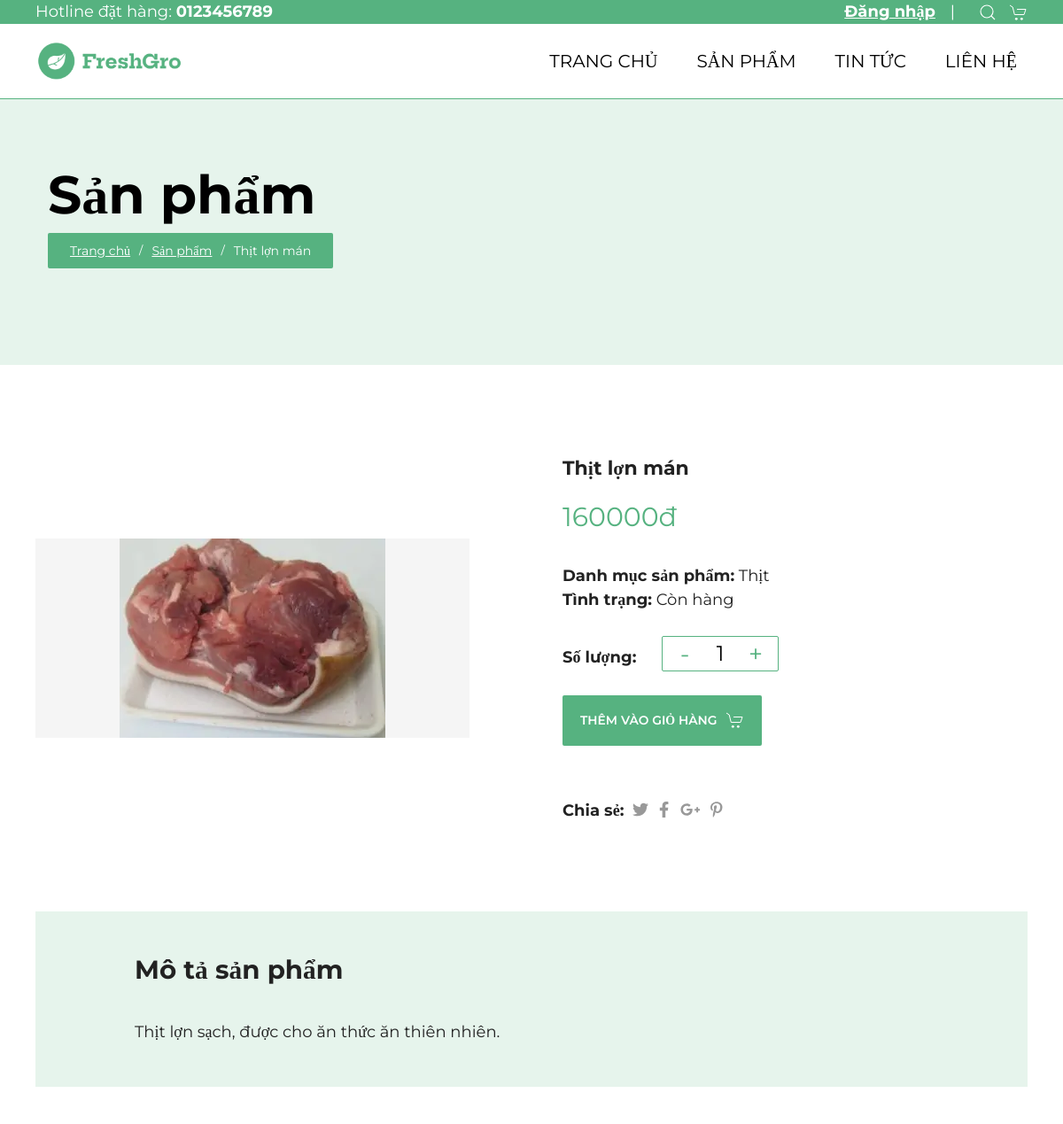
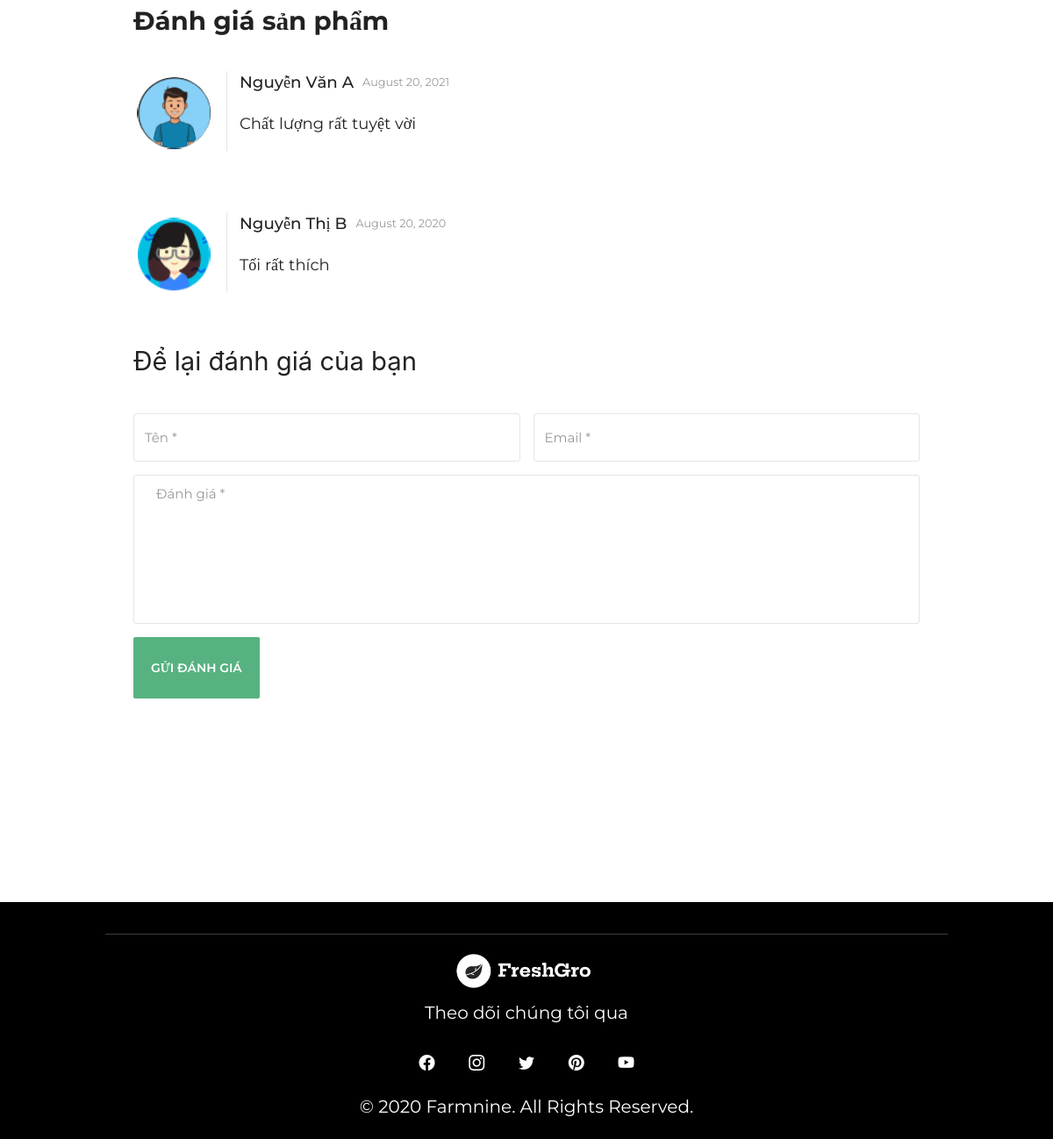
The page /home/product/21 on the database its author committed (2 pictures, top to bottom).
### tables this page shows
CREATE TABLE `product` (
  `product_id` int(11) NOT NULL,
  `product_name` varchar(255) DEFAULT NULL,
  `quantity` int(11) DEFAULT NULL,
  `price` int(11) DEFAULT NULL,
  `avatar` varchar(255) DEFAULT NULL,
  `category_id` int(11) DEFAULT NULL,
  `intro` varchar(1000) DEFAULT NULL
);

### core/Controller.php (called while the page is built, shortened)
<?php
    class Controller{
        public function modal($modal){
            return new $modal;
        }
        public function view($view, $data = []){
            require_once "./mvc/views/".$view.".php";
        }
    }
?>

### mvc/controllers/Home.php (called while the page is built, shortened)
<?php
    class home extends Controller{
        function product($id){
            $product = $this->modal("ProductModal");
            $layout = $this->view("layouts/application", ["page"=>"application/home/product", "header"=>"shared/header", "footer"=>"shared/footer", "product"=>$product->getProductWithID($id)]);
        }
    }
?>

### core/App.php (called while the page is built, shortened)
<?php
    class App{
        protected $action = "index";
        function __construct()
        {
            $url_arr = $this->getURL();
            if(isset($url_arr[0])){
                unset($url_arr[0]);
            }
            $this->page = new $this->page;
            if(isset($url_arr[1])){
                if(method_exists($this->page, $url_arr[1])){
                    $this->action = $url_arr[1];
                }
                unset($url_arr[1]);
            }
            $this->params = $url_arr?array_values($url_arr):[];
            call_user_func_array([$this->page, $this->action], $this->params);
        }
        function getURL(){
            if(isset($_GET["url"])){
                return explode("/", filter_var(trim($_GET["url"])));
            }
        }
    }
?>

### index.php (called while the page is built, shortened)
<?php
    require_once "./core/App.php";
    require_once "./core/Controller.php";
    require_once "./core/Database.php";
    $myApp = new App();
?>

### core/Database.php (called while the page is built, shortened)
<?php
    class Database{
        public $servername = "localhost";
        public $username = "root";
        public $password = "";
        public $dbname = "web212";
        function __construct(){
            $this->con = mysqli_connect($this->servername, $this->username, $this->password, $this->dbname);
        }
    }
?>

### mvc/modals/ProductModal.php (called while the page is built, shortened)
<?php
    class ProductModal extends Database{
        public function getProductWithID($id){
            $qr = "SELECT * FROM product WHERE product_id = $id";
            return mysqli_query($this->con, $qr);
        }
    }
?>

### mvc/views/application/Home/product.php (the view, shortened to what this page needs)
<div class="page-wrapper">
<main class="page-main">
      <?php
        while ($row = mysqli_fetch_assoc($data["product"])){
      ?>
      <div class="section-first-screen">
          <div class="first-screen__bg hide-in-sd" style="background-color: rgba(86, 178, 128, 15%); height: 300px;"></div>
          <div class="first-screen__content hide-in-sd" style="height: 300px;">
              <div class="uk-container" style="padding: 32px 0">
                <div class="first-screen__box page-info">
                  <h2 class="first-screen-page">Sản phẩm</h2>
                  <div class="first-screen__breadcrumb">
                      <ul class="uk-breadcrumb">
                          <li><a href="http://localhost/web212/home/index">Trang chủ</a></li>
                          <li> <a href="http://localhost/web212/home/catalog">Sản phẩm</a></li>
                          <li> <span><?php echo $row["product_name"] ?></span></li>
                      </ul>
                  </div>
                </div>
              </div>
          </div>
      </div>
      <div class="page-content">
        <div class="uk-margin-large-top uk-container">
          <div class="product-full-card">
            <div class="uk-grid uk-grid-large uk-child-width-1-2@m uk-flex-middle" data-uk-grid>
              <div>
                <div class="product-full-card__gallery">
                  <div class="product-full-card__gallery-box">
                    <li class="uk-flex uk-flex-center uk-flex-middle"><img src="../../../web212/public/assets/img/<?php echo $row["avatar"] ?>" id="product-picture" alt="<?php echo $row["avatar"] ?>"></li>
                  </div>
                </div>
              </div>
              <div>
                <div class="product-full-card__content">
                  <div class="product-full-card__not-active">
                    <div class="product-full-card__title"><?php echo $row["product_name"] ?></div>
                  </div>
                </div>
                <div class="product-full-card__info">
                  <div class="product-full-card__price">
                    <span class="value" id="price-value" style="font-size:30px">
                      <?php echo $row["price"] ?>đ
                    </span>
                  </div>
                  <span style="font-size:18px"><b>Danh mục sản phẩm:</b>
                    <?php
                      switch ($row['category_id']) {
                        case 2:
                          echo "Thịt";
                          break;
                      }
                    ?>
                  </span>
                  <br >
                  <span style="font-size:18px"><b>Tình trạng:</b> Còn hàng</span>
                  <br ><br >
                  <div class="product-full-card__btns">
                    <span style="font-size:18px;"><b>Số lượng:</b>
                    <span class="counter" style="margin-left: 24px; height: 40px">
                      <span class="minus">-</span>
                      <input type="text" value="1" id="counter-value" />
                      <span class="plus">+</span>
                    </span>
                    </span>
                  </div>
                  <br >
                  <div class="product-full-card__btns">
                    <a class="uk-button" href="#!" onclick="AddToCart()" style="height: 57px;">
                      Thêm vào giỏ hàng
                    <span data-uk-icon="cart"></span>
                    </a>
                  </div>
                </div>
                <div class="product-full-card__share"><span style="font-size: 18px"><b>Chia sẻ:</b></span>
                  <ul>
                    <li><a href="#!"><i class="fab fa-twitter"></i></a></li>
                    <li><a href="#!"><i class="fab fa-facebook-f"></i></a></li>
                    <li><a href="#!"><i class="fab fa-google-plus-g"></i></a></li>
                    <li><a href="#!"><i class="fab fa-pinterest-p"></i></a></li>
                  </ul>
                </div>
              </div>
            </div>
            <div class="product-full-card__tabs">
              <div class="detail-description bg-green-op">
                <h2>Mô tả sản phẩm</h2>
                <?php echo $row["intro"] ?>
              </div>
              <div class="detail-description">
                  <h2>Đánh giá sản phẩm</h2>
                  <ul class="uk-comment-list">
                    <li>
                        <article class="uk-comment">
                            <header class="uk-comment-header">
                                <div class="uk-grid-small uk-grid-divider" data-uk-grid>
                                    <div class="uk-width-auto@s"><img class="uk-comment-avatar" src="../../../web212/public/assets/img/pages/home/fp1.png" alt></div>
                                    <div class="uk-width-expand@s">
                                        <div class="uk-flex uk-flex-middle uk-margin-small-bottom">
                                            <h4 class="uk-comment-title uk-margin-remove">Nguyễn Văn A</h4><span class="uk-text-meta uk-margin-small-left">August 20, 2021</span>
                                        </div>
                                        <div class="uk-comment-body">
                                        <p>Chất lượng rất tuyệt vời</p>
                                        </div>
                                    </div>
                                </div>
                            </header>
                        </article>
                    </li>
                    <li>
                        <article class="uk-comment">
                            <header class="uk-comment-header">
                                <div class="uk-grid-small uk-grid-divider" data-uk-grid>
                                    <div class="uk-width-auto@s"><img class="uk-comment-avatar" src="../../../web212/public/assets/img/pages/home/fp2.png" alt></div>
                                    <div class="uk-width-expand@s">
                                        <div class="uk-flex uk-flex-middle uk-margin-small-bottom">
                                            <h4 class="uk-comment-title uk-margin-remove">Nguyễn Thị B</h4><span class="uk-text-meta uk-margin-small-left">August 20, 2020</span>
                                        </div>
                                        <div class="uk-comment-body">
                                        <p>Tối rất thích</p>
                                        </div>
                                    </div>
                                </div>
                            </header>
                        </article>
                    </li>
                  </ul>
                  <div class="block-form uk-margin-medium-top">
                    <div class="section-title">
                      <div class="uk-h2">Để lại đánh giá của bạn</div>
                    </div>
                    <div class="section-content">
                      <form action="#!">
                        <div class="uk-grid uk-grid-small uk-child-width-1-2@s" data-uk-grid>
                          <div><input class="uk-input uk-form-large" type="text" placeholder="Tên *"></div>
                          <div><input class="uk-input uk-form-large" type="text" placeholder="Email *"></div>
                          <div class="uk-width-1-1"><textarea class="uk-textarea uk-form-large" placeholder="Đánh giá *"></textarea></div>
                          <div><button class="uk-button uk-button-large" type="submit">Gửi đánh giá</button></div>
                        </div>
                      </form>
                    </div>
                  </div>
              </div>
            </div>
          </div>
        </div>
      </div>
      <?php
              }
      ?>
    </main>
  </div>

### public/assets/css/light.css (style rules this page uses)
body.dm-light { background-color: #ffffff; color: #222222; }
body.dm-light .uk-h1, body.dm-light .uk-h2, body.dm-light .uk-h3, body.dm-light .uk-h4, body.dm-light .uk-h5, body.dm-light .uk-h6, body.dm-light .uk-heading-2xlarge, body.dm-light .uk-heading-large, body.dm-light .uk-heading-medium, body.dm-light .uk-heading-small, body.dm-light .uk-heading-xlarge, body.dm-light h1, body.dm-light h2, body.dm-light h3, body.dm-light h4, body.dm-light h5, body.dm-light h6 { color: #222222; }
body.dm-light .product-item__title, body.dm-light .product-full-card__title { color: #222222; }
body.dm-light .product-item__price, body.dm-light .product-full-card__price { color: #222222; }
body.dm-light .product-item__price .value, body.dm-light .product-full-card__price .value { color: #56b280; }
body.dm-light .product-full-card__gallery-box { background-color: #f5f5f5; }
body.dm-light .product-full-card__btns .counter { background-color: white; border: 1px solid #56B280; }
body.dm-light .product-full-card__btns .counter .minus, body.dm-light .product-full-card__btns .counter .plus { color: #56b280; font-size: 28px; }
body.dm-light .product-full-card__btns .counter input { color: black; font-size: 24px; }
body.dm-light .product-full-card__share ul li a { -webkit-transition: 0.5s; -o-transition: 0.5s; color: #999999; transition: 0.5s; }
address, article, aside, figcaption, figure, footer, header, main, nav, section { display: block; margin: 0; padding: 0; }

### rows shown on the page
product: product_name "Thịt lợn mán", avatar (picture), price "160000", intro "Thịt lợn sạch, được cho ăn thức ăn thiên nhiên."
